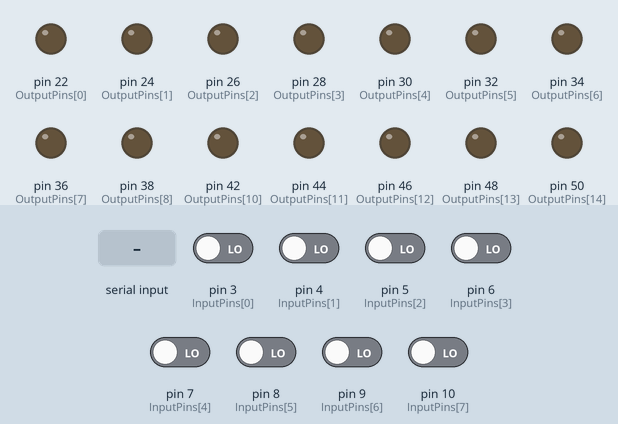
Recording of a sketch running on a simulated Arduino Mega 2560, built with avr-gcc and run on an emulated ATmega2560. Parts: output pins drawn as LEDs (lit = HIGH). The test bench sets the inputs (shaded band); at power-on: pin 3 (InputPins[0]), pin 4 (InputPins[1]), pin 5 (InputPins[2]), pin 6 (InputPins[3]), pin 7 (InputPins[4]), pin 8 (InputPins[5]), pin 9 (InputPins[6]), pin 10 (InputPins[7]) LOW. What the sketch prints to the serial monitor is not drawn.

Above: at 1.2 s.
1.3 s: "a" received over Serial
At 2.5 s:
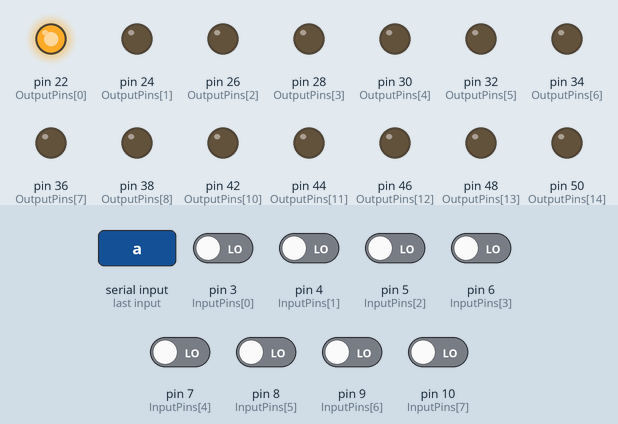
2.8 s: byte 107 ('k') received over Serial
At 3.9 s:
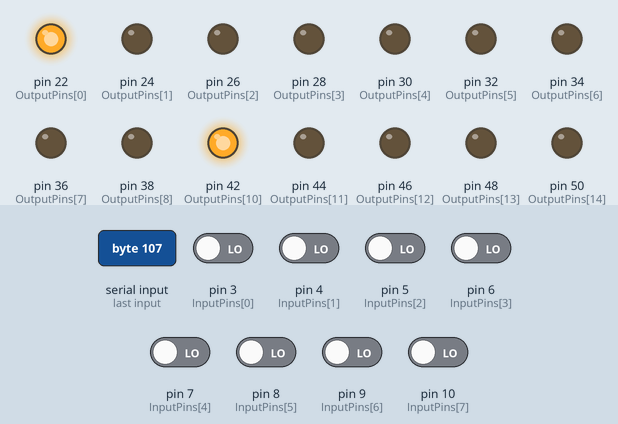
4.3 s: byte 108 ('l') received over Serial
At 5.0 s:
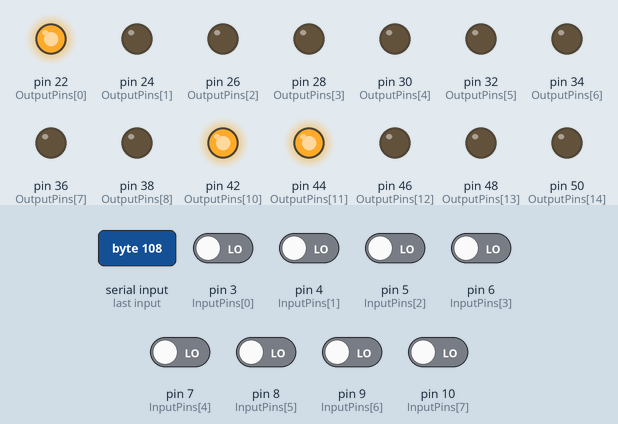
5.8 s: byte 109 ('m') received over Serial
At 6.1 s:
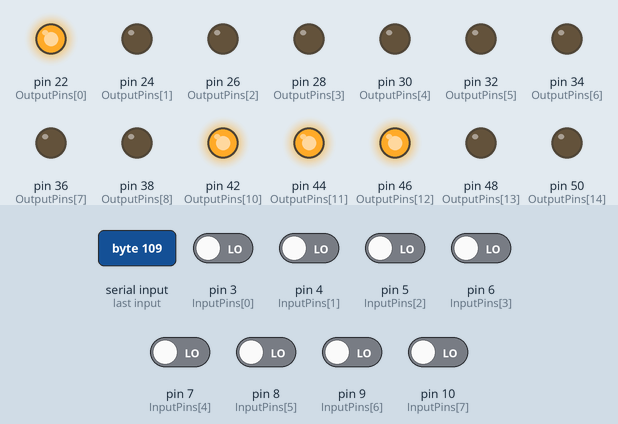
7.3 s: byte 110 ('n') received over Serial
At 8.5 s:
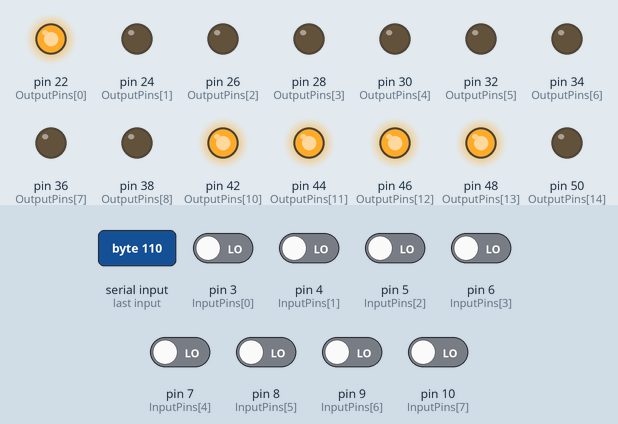
8.8 s: byte 111 ('o') received over Serial
At 9.6 s:
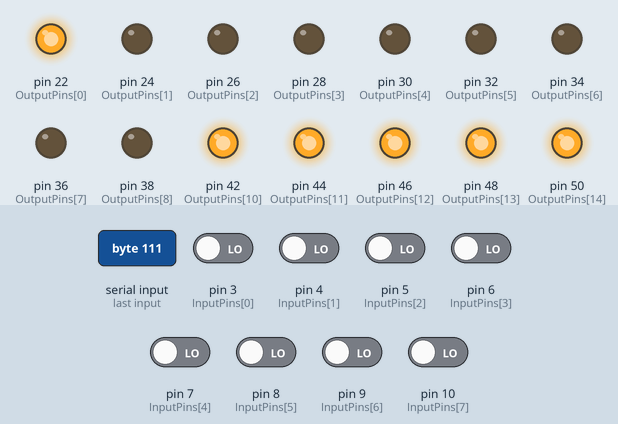
Timing chart, 0 to 11.3 s (numbered marks = the images above; inputs shaded):
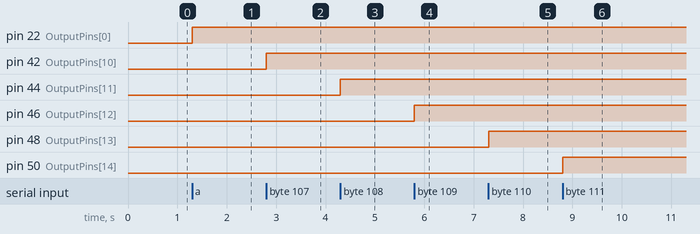

The sketch:

Custom_ManualApp_v1_2.ino
```cpp
/*
    This code is made for the Ardunio Mega.

    This was copied from "Custom_ManualApp_v1_1" from my work in the Fall, and has since been modified.

*/
const int nInputs = 8;
const int nOutputs = 16;

const int OutputPins[nOutputs] = {22,24,26,28,30,32,34,36,38,40,42,44,46,48,50,52}; // Array of output pins
const int InputPins[nInputs] = {3,4,5,6,7,8,9,10}; // Array of input pins

int InputStates[nInputs];

void setup() {
  Serial.begin(9600); // baud rate

  // set the pins
  // https://docs.arduino.cc/built-in-examples/control-structures/ForLoopIteration
  for (int i=0; i<nOutputs; i++){
    pinMode(OutputPins[i], OUTPUT);
  }
  for (int i=0; i<nInputs; i++) {
    pinMode(InputPins[i], INPUT);
  }

  for (int i=0; i<nInputs; i++) {
    InputStates[i] = digitalRead(InputPins[i]);
    printInputState(i,InputStates[i]);
  }

  Serial.println("Arduino Set-up is complete!");
}

void loop() {
  // this is the code that repeats itself, which just calls both functions each iteration
  readOutputStates();
  //printInputStates(); // Seeing if this is what is jamming the speed of the Angular app // it was...

  InputStates[0] = checkInputPinChange(InputPins[0], InputStates[0], InputStates);
  InputStates[1] = checkInputPinChange(InputPins[1], InputStates[1], InputStates);
  InputStates[2] = checkInputPinChange(InputPins[2], InputStates[2], InputStates);
  InputStates[3] = checkInputPinChange(InputPins[3], InputStates[3], InputStates);
  InputStates[4] = checkInputPinChange(InputPins[4], InputStates[4], InputStates);
  InputStates[5] = checkInputPinChange(InputPins[5], InputStates[5], InputStates);
  InputStates[6] = checkInputPinChange(InputPins[6], InputStates[6], InputStates);
  InputStates[7] = checkInputPinChange(InputPins[7], InputStates[7], InputStates);

}


// -=-=-=-=- FUNCTIONS -=-=-=-=-
void readOutputStates(){
  if (Serial.available() > 0) { // triggers if User Input sends anything
    byte fbyte = Serial.read(); // reads what User Input sent

    switch(fbyte){
      case 'a': // if User input is "a", then do this
        toggleOutput(OutputPins[0]); // switch the state of the pin
        break;
      case 'b': // ...
        toggleOutput(OutputPins[1]); // ...
        break;
      case 'c':
        toggleOutput(OutputPins[2]); // ...
        break;
      case 'd':
        toggleOutput(OutputPins[3]); // ...
        break;
      case 'e':
        toggleOutput(OutputPins[4]); // ...
        break;
      case 'f':
        toggleOutput(OutputPins[5]); // ...
        break;
      case 'g':
        toggleOutput(OutputPins[6]); // ...
        break;
      case 'h':
        toggleOutput(OutputPins[7]); // ...
        break;
      case 'i':
        toggleOutput(OutputPins[8]); // ...
        break;
      case 'j':
        toggleOutput(OutputPins[9]); // ...
        break;
      case 'k':
        toggleOutput(OutputPins[10]); // ...
        break;
      case 'l':
        toggleOutput(OutputPins[11]); // ...
        break;
      case 'm':
        toggleOutput(OutputPins[12]); // ...
        break;
      case 'n':
        toggleOutput(OutputPins[13]); // ...
        break;
      case 'o':
        toggleOutput(OutputPins[14]); // ...
        break;
      case 'p':
        toggleOutput(OutputPins[15]); // ...
        break;
    }
  }
}


void printInputState(int pin, int state){
  Serial.print(pin);
  Serial.print(",");
  Serial.println(state);
}


void toggleOutput(int pin) {
  int pinState = digitalRead(pin); // read the current pin state...

  if (pinState == HIGH) { // ...if the pin is high...
    digitalWrite(pin, LOW); // ...set the pin to low...
  }
  else { // ...if the pin is low...
    digitalWrite(pin, HIGH); // ...set the pin to high
  }
}


int checkInputPinChange(int pin, int lastState, int inputStates[]) {
  // https://www.programmingelectronics.com/tutorial-18-state-change-detection-and-the-modulo-operator-old-version/
  // https://docs.arduino.cc/learn/programming/functions
  int currentState = digitalRead(pin);

  if (currentState != lastState) {
    printInputState(pin,currentState); // to change

    return currentState;
  }
  else {
    return lastState;
  }
}
```

Measured:
- after the input at 1.3 s, pin 22 (OutputPins[0]): LOW → HIGH at once
- after the input at 2.8 s, pin 42 (OutputPins[10]): LOW → HIGH at once
- after the input at 4.3 s, pin 44 (OutputPins[11]): LOW → HIGH at once
- after the input at 5.8 s, pin 46 (OutputPins[12]): LOW → HIGH at once
- after the input at 7.3 s, pin 48 (OutputPins[13]): LOW → HIGH at once
- after the input at 8.8 s, pin 50 (OutputPins[14]): LOW → HIGH at once
